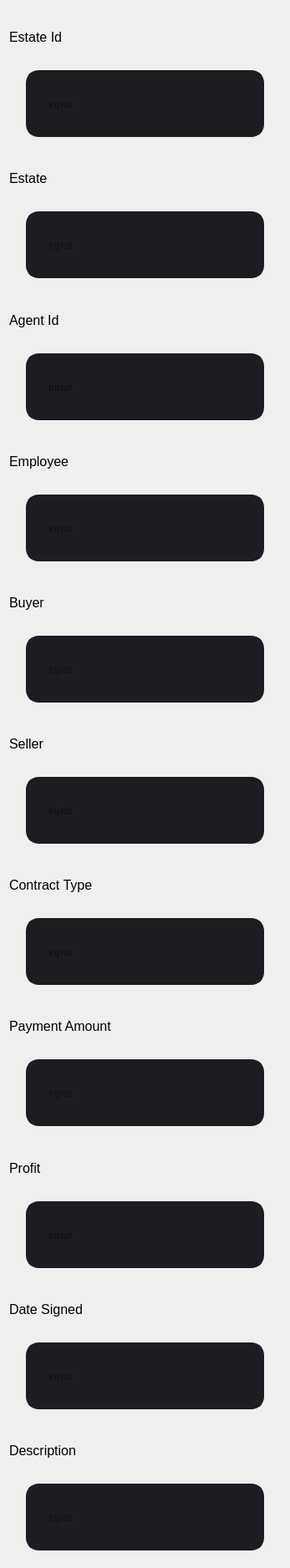
            <widget class="QWidget" name="scrollAreaWidgetContents_5">
             <property name="geometry">
              <rect>
               <x>0</x>
               <y>0</y>
               <width>347</width>
               <height>1877</height>
              </rect>
             </property>
             <property name="styleSheet">
              <string notr="true">QLineEdit {
	background-color: rgb(27, 29, 35);
	border-radius: 15px;
	border: 5px solid rgb(27, 29, 35);
	padding: 15px;
	padding-left: 20px;
	margin: 0px 20px 10px 20px
}
QLineEdit:hover {
	border: 5px solid rgb(64, 71, 88);
}
QLineEdit:focus {
	border: 5px solid rgb(91, 101, 124);
}
</string>
             </property>
             <layout class="QVBoxLayout" name="verticalLayout_7">
              <item>
               <widget class="QLabel" name="label_47">
                <property name="font">
                 <font>
                  <pointsize>12</pointsize>
                 </font>
                </property>
                <property name="text">
                 <string>Estate Id</string>
                </property>
               </widget>
              </item>
              <item>
               <widget class="QLineEdit" name="lineEdit_49">
                <property name="enabled">
                 <bool>false</bool>
                </property>
                <property name="minimumSize">
                 <size>
                  <width>0</width>
                  <height>90</height>
                 </size>
                </property>
                <property name="font">
                 <font>
                  <pointsize>10</pointsize>
                 </font>
                </property>
                <property name="styleSheet">
                 <string notr="true"/>
                </property>
                <property name="placeholderText">
                 <string>input</string>
                </property>
               </widget>
              </item>
              <item>
               <widget class="QLabel" name="label_48">
                <property name="font">
                 <font>
                  <pointsize>12</pointsize>
                 </font>
                </property>
                <property name="text">
                 <string>Estate</string>
                </property>
               </widget>
              </item>
              <item>
               <widget class="QLineEdit" name="lineEdit_48">
                <property name="enabled">
                 <bool>false</bool>
                </property>
                <property name="minimumSize">
                 <size>
                  <width>0</width>
                  <height>90</height>
                 </size>
                </property>
                <property name="font">
                 <font>
                  <pointsize>10</pointsize>
                 </font>
                </property>
                <property name="styleSheet">
                 <string notr="true"/>
                </property>
                <property name="placeholderText">
                 <string>input</string>
                </property>
               </widget>
              </item>
              <item>
               <widget class="QLabel" name="label_27">
                <property name="font">
                 <font>
                  <pointsize>12</pointsize>
                 </font>
                </property>
                <property name="text">
                 <string>Agent Id</string>
                </property>
               </widget>
              </item>
              <item>
               <widget class="QLineEdit" name="lineEdit_47">
                <property name="enabled">
                 <bool>false</bool>
                </property>
                <property name="minimumSize">
                 <size>
                  <width>0</width>
                  <height>90</height>
                 </size>
                </property>
                <property name="font">
                 <font>
                  <pointsize>10</pointsize>
                 </font>
                </property>
                <property name="styleSheet">
                 <string notr="true"/>
                </property>
                <property name="placeholderText">
                 <string>input</string>
                </property>
               </widget>
              </item>
              <item>
               <widget class="QLabel" name="label_46">
                <property name="font">
                 <font>
                  <pointsize>12</pointsize>
                 </font>
                </property>
                <property name="text">
                 <string>Employee</string>
                </property>
               </widget>
              </item>
              <item>
               <widget class="QLineEdit" name="lineEdit_46">
                <property name="enabled">
                 <bool>false</bool>
                </property>
                <property name="minimumSize">
                 <size>
                  <width>0</width>
                  <height>90</height>
                 </size>
                </property>
                <property name="font">
                 <font>
                  <pointsize>10</pointsize>
                 </font>
                </property>
                <property name="styleSheet">
                 <string notr="true"/>
                </property>
                <property name="placeholderText">
                 <string>input</string>
                </property>
               </widget>
              </item>
              <item>
               <widget class="QLabel" name="label_49">
                <property name="font">
                 <font>
                  <pointsize>12</pointsize>
                 </font>
                </property>
                <property name="text">
                 <string>Buyer</string>
                </property>
               </widget>
              </item>
              <item>
               <widget class="QLineEdit" name="lineEdit_45">
                <property name="enabled">
                 <bool>false</bool>
                </property>
                <property name="minimumSize">
                 <size>
                  <width>0</width>
                  <height>90</height>
                 </size>
                </property>
                <property name="font">
                 <font>
                  <pointsize>10</pointsize>
                 </font>
                </property>
                <property name="styleSheet">
                 <string notr="true"/>
                </property>
                <property name="placeholderText">
                 <string>input</string>
                </property>
               </widget>
              </item>
              <item>
               <widget class="QLabel" name="label_25">
                <property name="font">
                 <font>
                  <pointsize>12</pointsize>
                 </font>
                </property>
                <property name="frameShape">
                 <enum>QFrame::NoFrame</enum>
                </property>
                <property name="frameShadow">
                 <enum>QFrame::Plain</enum>
                </property>
                <property name="text">
                 <string>Seller</string>
                </property>
               </widget>
              </item>
              <item>
               <widget class="QLineEdit" name="lineEdit_25">
                <property name="enabled">
                 <bool>false</bool>
                </property>
                <property name="minimumSize">
                 <size>
                  <width>0</width>
                  <height>90</height>
                 </size>
                </property>
                <property name="font">
                 <font>
                  <pointsize>10</pointsize>
                 </font>
                </property>
                <property name="styleSheet">
                 <string notr="true"/>
                </property>
                <property name="placeholderText">
                 <string>input</string>
                </property>
               </widget>
              </item>
              <item>
               <widget class="QLabel" name="label_26">
                <property name="font">
                 <font>
                  <pointsize>12</pointsize>
                 </font>
                </property>
                <property name="text">
                 <string>Contract Type</string>
                </property>
               </widget>
              </item>
              <item>
               <widget class="QLineEdit" name="lineEdit_26">
                <property name="minimumSize">
                 <size>
                  <width>0</width>
                  <height>90</height>
                 </size>
                </property>
                <property name="font">
                 <font>
                  <pointsize>10</pointsize>
                 </font>
                </property>
                <property name="styleSheet">
                 <string notr="true"/>
                </property>
                <property name="placeholderText">
                 <string>input</string>
                </property>
               </widget>
              </item>
              <item>
               <widget class="QLabel" name="label_45">
                <property name="font">
                 <font>
                  <pointsize>12</pointsize>
                 </font>
                </property>
                <property name="text">
                 <string>Payment Amount</string>
                </property>
               </widget>
              </item>
              <item>
               <widget class="QLineEdit" name="lineEdit_27">
                <property name="minimumSize">
                 <size>
                  <width>0</width>
                  <height>90</height>
                 </size>
                </property>
                <property name="font">
                 <font>
                  <pointsize>10</pointsize>
                 </font>
                </property>
                <property name="styleSheet">
                 <string notr="true"/>
                </property>
                <property name="placeholderText">
                 <string>input</string>
                </property>
               </widget>
              </item>
              <item>
               <widget class="QLabel" name="label_28">
                <property name="font">
                 <font>
                  <pointsize>12</pointsize>
                 </font>
                </property>
                <property name="text">
                 <string>Profit</string>
                </property>
               </widget>
              </item>
              <item>
               <widget class="QLineEdit" name="lineEdit_28">
                <property name="minimumSize">
                 <size>
                  <width>0</width>
                  <height>90</height>
                 </size>
                </property>
                <property name="font">
                 <font>
                  <pointsize>10</pointsize>
                 </font>
                </property>
                <property name="styleSheet">
                 <string notr="true"/>
                </property>
                <property name="placeholderText">
                 <string>input</string>
                </property>
               </widget>
              </item>
              <item>
               <widget class="QLabel" name="label_29">
                <property name="font">
                 <font>
                  <pointsize>12</pointsize>
                 </font>
                </property>
                <property name="text">
                 <string>Date Signed</string>
                </property>
               </widget>
              </item>
              <item>
               <widget class="QLineEdit" name="lineEdit_29">
                <property name="minimumSize">
                 <size>
                  <width>0</width>
                  <height>90</height>
                 </size>
                </property>
                <property name="font">
                 <font>
                  <pointsize>10</pointsize>
                 </font>
                </property>
                <property name="styleSheet">
                 <string notr="true"/>
                </property>
                <property name="placeholderText">
                 <string>input</string>
                </property>
               </widget>
              </item>
              <item>
               <widget class="QLabel" name="label_30">
                <property name="font">
                 <font>
                  <pointsize>12</pointsize>
                 </font>
                </property>
                <property name="text">
                 <string>Description</string>
                </property>
               </widget>
              </item>
              <item>
               <widget class="QLineEdit" name="lineEdit_30">
                <property name="minimumSize">
                 <size>
                  <width>0</width>
                  <height>90</height>
                 </size>
                </property>
                <property name="font">
                 <font>
                  <pointsize>10</pointsize>
                 </font>
                </property>
                <property name="styleSheet">
                 <string notr="true"/>
                </property>
                <property name="placeholderText">
                 <string>input</string>
                </property>
               </widget>
              </item>
             </layout>
            </widget>
